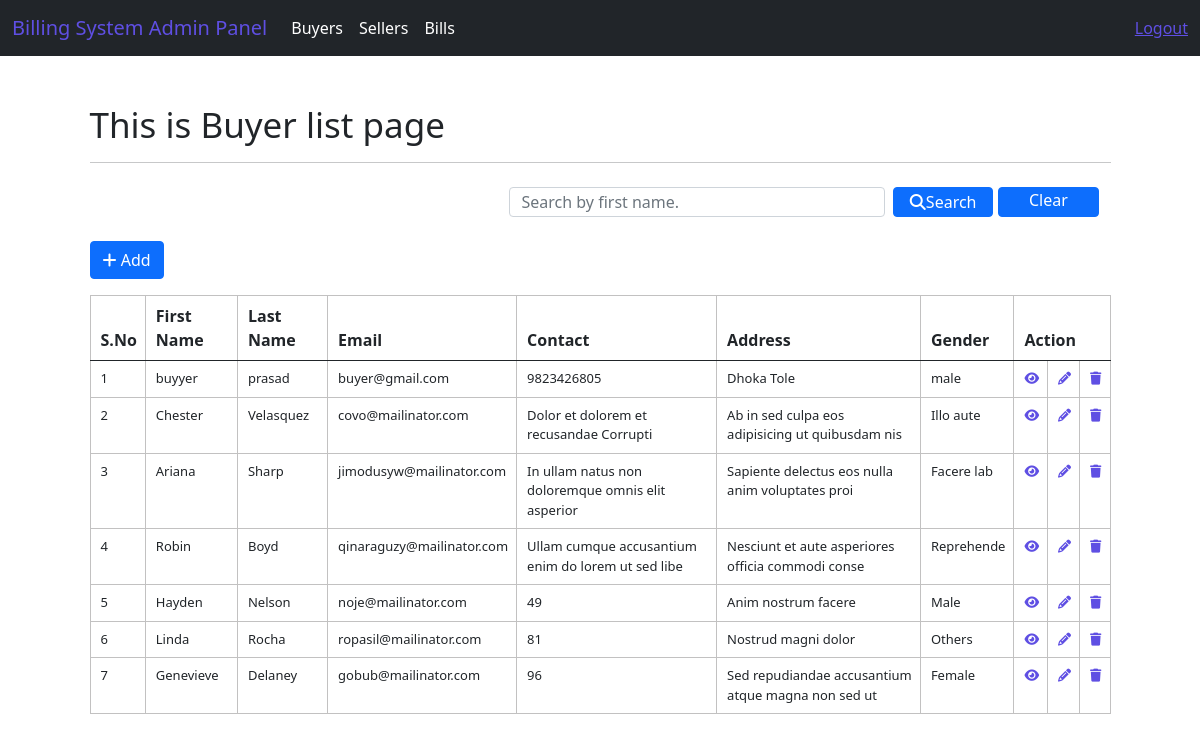
Page /system/buyer/index (signed in) on the committed database.
### system/models.py (models this page shows)
class CustomUser(AbstractUser):
    MALE = 'Male'
    FEMALE = 'Female'
    OTHERS = 'Female'
    GENDER_CHOICES = [
            (MALE, 'Male'),
            (FEMALE, 'Female'),
            (OTHERS, 'Others'),
            ]
    BUYER_ROLE = 'Buyer'
    SELLER_ROLE = 'Seller'
    ROLE_CHOICES = [
            (BUYER_ROLE, 'Buyer'),
            (SELLER_ROLE, 'Seller'),
            ]
    username = models.CharField(max_length=50, unique=True)
    first_name = models.CharField(max_length=50)
    last_name = models.CharField(max_length=50)
    address = models.CharField(max_length=50)
    contact = models.CharField(max_length=50)
    email = models.EmailField(max_length=50)
    gender = models.CharField(max_length=10, choices=GENDER_CHOICES)
    role = models.CharField(max_length=20, choices=ROLE_CHOICES)
    objects = UserManager()
    REQUIRED_FIELDS = []

### system/views.py (the view)
# urls.py: path("buyer/index",views.buyer_index,name= 'index-buyer'),
@login_required(login_url='login')
def buyer_index(request):
    buyer_list = CustomUser.objects.filter(role="Buyer").order_by('id')
    context = {"data": buyer_list}
    if request.method == "POST":
        search = request.POST.get('search')
        buyers = CustomUser.objects.filter(role="Buyer",first_name__icontains=search)
        context = {"data": buyers}
        return render(request, 'adminPanel/buyers/buyers_index.html', context)
    return render(request, 'adminPanel/buyers/buyers_index.html', context)

### templates/adminPanel/buyers/buyers_index.html (shortened to what this page needs)
{% extends 'layouts/master.html' %}
{% block custom_css %}
<link rel="stylesheet" href="https://cdnjs.cloudflare.com/ajax/libs/font-awesome/6.3.0/css/all.min.css"/>
{% endblock %}
{% block content %}
<div class="container mt-5">
    <h1>This is Buyer list page</h1>
    <hr>
    <nav class="navbar bg-body-tertiary">
        <div class="container-fluid">
              <form class="d-flex" role="search" action="{% url 'index-buyer' %}" method="POST">
                <input style="height: 30px;" class="form-control me-2" type="text" name="search" placeholder="Search by first name." aria-label="Search">
                <button class="btn btn-primary mb-3 mr-3" type="submit" style="height:30px; width: 160px; padding: 0px;"><i class="fa-solid fa-search"></i>Search</button>
                <a href="{% url 'index-buyer' %}" class="btn btn-primary mb-3 ml-2"  style="height:30px; width: 160px; padding: 0px; margin-left: 5px;">Clear</a>
              </form>
        </div>
    </nav>
    <a href="{% url 'add-buyer' %}" class="btn btn-primary mb-3"><i class="fa-solid fa-plus"></i> Add</a>
    <div class="row">
        <div class="col-12">
            <table class="table table-striped-columns table-hover">
                <thead>
                    <tr>
                        <th>S.No</th>
                        <th>First Name</th>
                        <th>Last Name</th>
                        <th>Email</th>
                        <th>Contact</th>
                        <th>Address</th>
                        <th>Gender</th>
                        <th colspan="3">Action</th>
                    </tr>
                </thead>
                <tbody>
                    {% for val in data %}
                    <tr>
                        <td>{{ forloop.counter }}</td>
                        <td>{{ val.first_name }}</td>
                        <td>{{ val.last_name }}</td>
                        <td>{{val.email}}</td>
                        <td>{{val.contact}}</td>
                        <td>{{val.address}}</td>
                        <td>{{val.gender}}</td>
                        <td><a href="{% url 'view-buyer' val.id %}"><i class="fa-solid fa-eye"></i></a></td>
                        <td><a href="{% url 'edit-buyer' val.id %}"><i class="fa-solid fa-pencil"></i></a></td>
                        <td><a href="{% url 'delete-buyer' val.id %}"><i class="fa-solid fa-trash"></i></a></td>
                    </tr>
                    {% endfor %}
                </tbody>
            </table>
        </div>
    </div>
</div>
{% endblock %}

### static/css/style.css (style rules this page uses)
h1 { font-size: 35px; }
.table-elements tr, td, th { font-size: 13px; border: 1px solid rgb(194, 193, 193); padding-left: 10px !important; }
.table-font-for-transcript td, th { font-size: 16px !important; }

### rows in the picture
CustomUser: first_name "buyyer", last_name "prasad", email "buyer@gmail.com", contact "9823426805", address "Dhoka Tole", gender "male"
CustomUser: first_name "Chester", last_name "Velasquez", email "covo@mailinator.com", contact "Dolor et dolorem et recusandae Corrupti", address "Ab in sed culpa eos adipisicing ut quibusdam nis", gender "Illo aute"
CustomUser: first_name "Ariana", last_name "Sharp", email "jimodusyw@mailinator.com", contact "In ullam natus non doloremque omnis elit asperior", address "Sapiente delectus eos nulla anim voluptates proi", gender "Facere lab"
CustomUser: first_name "Robin", last_name "Boyd", email "qinaraguzy@mailinator.com", contact "Ullam cumque accusantium enim do lorem ut sed libe", address "Nesciunt et aute asperiores officia commodi conse", gender "Reprehende"
CustomUser: first_name "Hayden", last_name "Nelson", email "noje@mailinator.com", contact "49", address "Anim nostrum facere", gender "Male"
CustomUser: first_name "Linda", last_name "Rocha", email "ropasil@mailinator.com", contact "81", address "Nostrud magni dolor", gender "Others"
CustomUser: first_name "Genevieve", last_name "Delaney", email "gobub@mailinator.com", contact "96", address "Sed repudiandae accusantium atque magna non sed ut", gender "Female"
